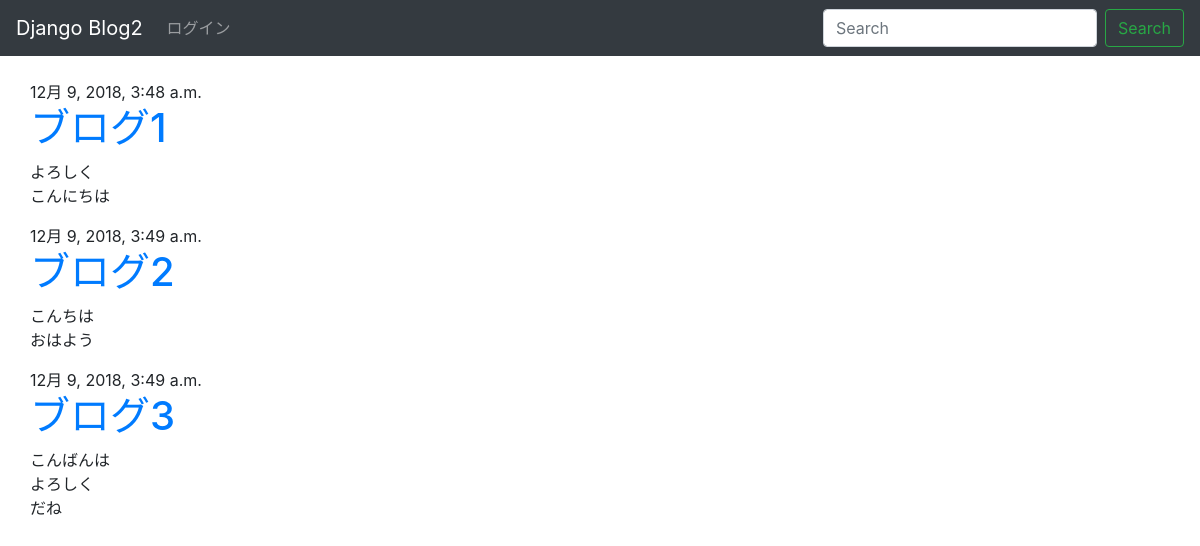
The app's page /, older data.
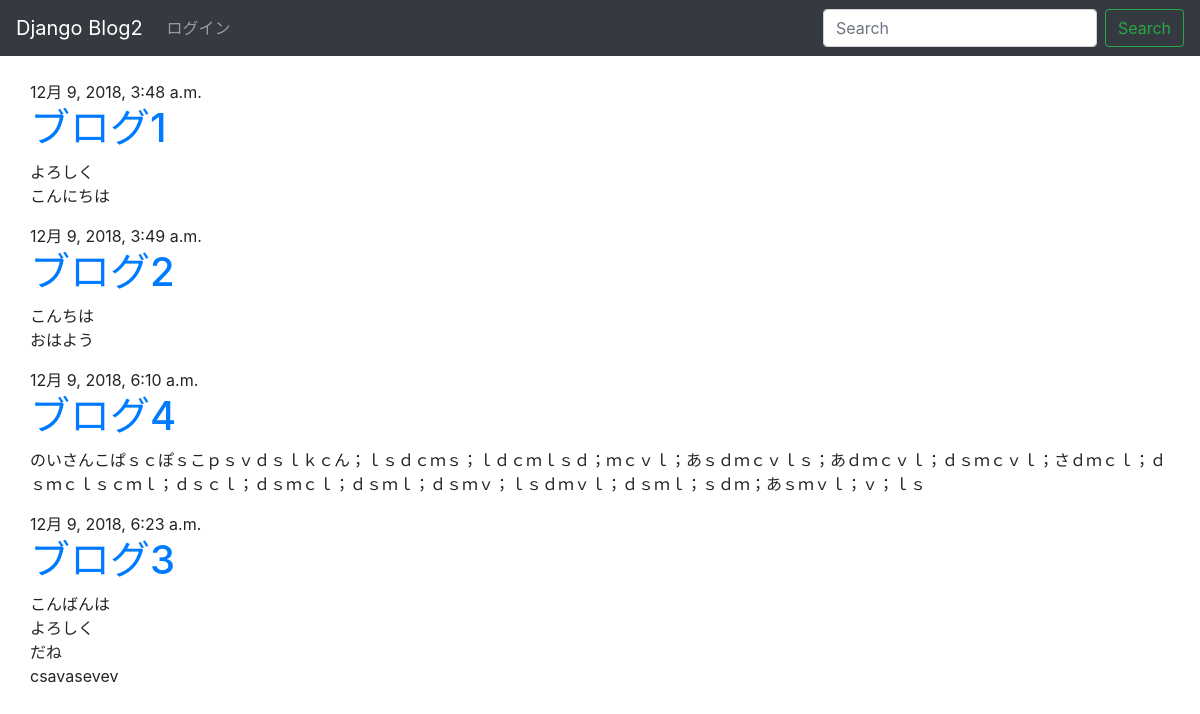
The same page, newer data.
### blog/models.py (models this page shows, shortened)
class Post(models.Model):
    author = models.ForeignKey("auth.User", on_delete=models.CASCADE)
    title = models.CharField(max_length=200)
    text = models.TextField()
    created_date = models.DateTimeField(default=timezone.now)
    published_date = models.DateTimeField(blank=True, null=True)

### blog/views.py (the view)
# urls.py: path("", views.post_list, name="post_list"),
def post_list(request):
    posts = Post.objects.filter(published_date__lte=timezone.now()).order_by("published_date")
    return render(request, "blog/post_list.html", {"posts": posts})

### blog/templates/blog/post_list.html (shortened to what this page needs)
{% extends "blog/base.html" %}
{% block content %}
    {% for post in posts %}
    {{ post.published_date }}
     <h1><a href="{% url 'post_detail' pk=post.pk %}">{{ post.title }}</a></h1>
     <p>{{ post.text|linebreaksbr }}</p>
    {% endfor %}
{% endblock content %}

### blog/templates/blog/base.html (shortened to what this page needs)
{% load static %}
<!doctype html>
<html lang="en">
  <head>
    <link rel="stylesheet" href="https://stackpath.bootstrapcdn.com/bootstrap/4.1.3/css/bootstrap.min.css">
  </head>
  <body>
  <nav class="navbar navbar-expand-lg navbar-dark bg-dark">
  <a class="navbar-brand" href="/">Django Blog2</a>
  <div class="collapse navbar-collapse" id="navbarSupportedContent">
    <ul class="navbar-nav mr-auto">
    {% if user.is_authenticated %}
      <li class="nav-item dropdown">
        <a class="nav-link dropdown-toggle" href="#" id="navbarDropdown" role="button" data-toggle="dropdown" aria-haspopup="true" aria-expanded="false">
          {{ user.username}}
        </a>
        <div class="dropdown-menu" aria-labelledby="navbarDropdown">
          <a class="dropdown-item" href="{% url 'post_new' %}">投稿</a>
          <a class="dropdown-item" href="{% url 'post_draft_list' %}">下書き</a>
          <div class="dropdown-divider"></div>
          <a class="dropdown-item" href="{% url 'logout' %}">ログアウト</a>
        </div>
      </li>
    {% else %}
    <li class="nav-item">
        <a class="nav-link" href="{% url 'login' %}">ログイン</a>
      </li>
    {% endif %}
    </ul>
    <form class="form-inline my-2 my-lg-0">
      <input class="form-control mr-sm-2" type="search" placeholder="Search" aria-label="Search">
      <button class="btn btn-outline-success my-2 my-sm-0" type="submit">Search</button>
    </form>
  </div>
</nav>
<br>
    <div class="container">
        <div class="row">
            <div class="col-md8">
              {% block content %}
              {% endblock content %}
            </div>
        </div>
    </div>
  </body>
</html>

Row changes from the older to the newer data that the page shows:
added Post: published_date "12月 9, 2018, 6:10 a.m.", title "ブログ4", text "のいさんこぱｓｃぽｓこｐｓｖｄｓｌｋｃん；ｌｓｄｃｍｓ；ｌｄｃｍｌｓｄ；ｍｃｖｌ；あｓｄｍｃｖｌｓ；あｄｍｃｖｌ；ｄｓｍｃｖｌ；さｄｍｃｌ；ｄｓｍｃｌｓｃｍｌ；ｄｓｃｌ；ｄｓｍｃｌ；ｄｓｍｌ；ｄｓｍｖ；ｌｓｄｍｖｌ；ｄｓｍｌ；ｓｄｍ；あｓｍｖｌ；ｖ；ｌｓ"
changed Post "ブログ3": published_date "12月 9, 2018, 3:49 a.m." → "12月 9, 2018, 6:23 a.m."; text "こんばんは よろしく だね" → "こんばんは よろしく だね csavasevev"
